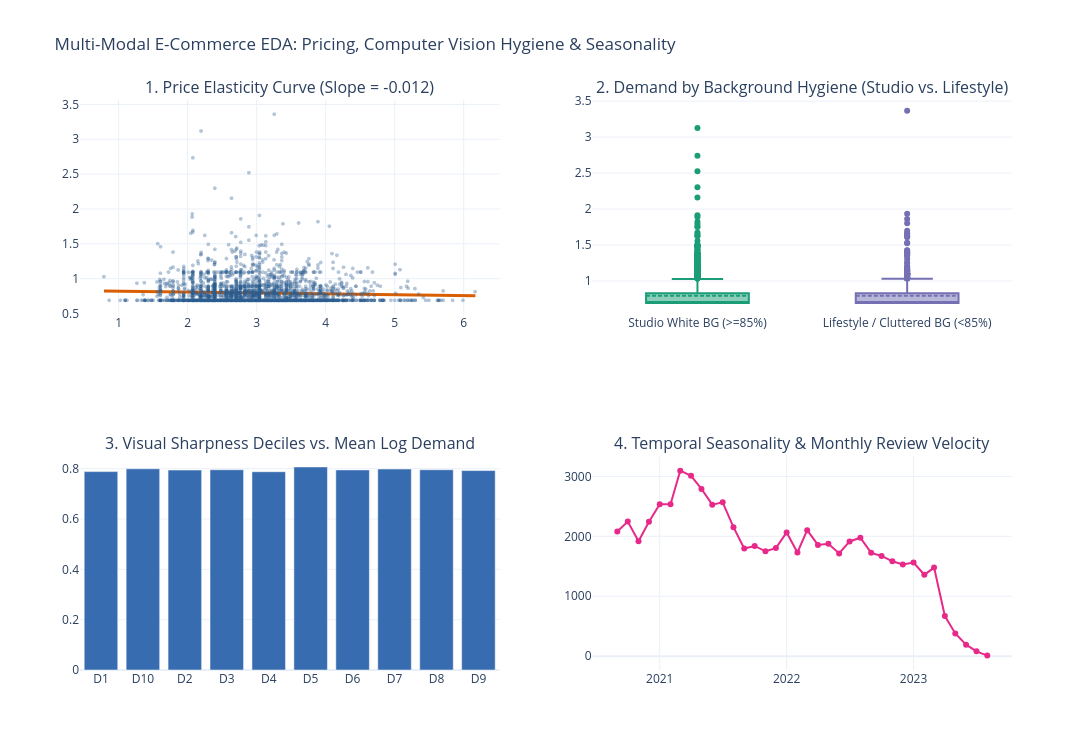

Notebook code cell kept with this figure:
### Code cell
import polars as pl
import numpy as np
from scipy import stats
import plotly.express as px
import plotly.graph_objects as go
from plotly.subplots import make_subplots

# -------------------------------------------------------------------------
# 1. Load & Merge the Zero-Disk Parquet Feature Store
# -------------------------------------------------------------------------
dim_prod = pl.read_parquet("data/processed/dim_products.parquet")
dim_img = pl.read_parquet("data/processed/dim_image_features.parquet")
fact_demand = pl.read_parquet("data/processed/fact_monthly_demand.parquet")

# Keep only products with VALID audited images and join with demand history
valid_img = dim_img.filter(pl.col("status") == "VALID").drop("vision_embedding")

# Product-level summary (aggregating mean forward demand per unique product)
product_summary = (
    fact_demand
    .group_by("parent_asin")
    .agg([
        pl.col("target_next_month_reviews").mean().alias("mean_monthly_demand"),
        pl.col("target_log_demand").mean().alias("mean_log_demand"),
        pl.col("rolling_3m_velocity").mean().alias("avg_historical_velocity"),
        pl.col("verified_ratio").mean().alias("avg_verified_ratio"),
        pl.len().alias("active_months")
    ])
    .join(dim_prod, on="parent_asin", how="inner")
    .join(valid_img, on="parent_asin", how="inner")
    .with_columns([
        pl.col("clean_price").log1p().alias("log_price"),
        pl.col("sharpness_score").log1p().alias("log_sharpness"),
        pl.when(pl.col("white_bg_ratio") >= 0.85)
          .then(pl.lit("Studio White BG (>=85%)"))
          .otherwise(pl.lit("Lifestyle / Cluttered BG (<85%)"))
          .alias("background_type")
    ])
)

print(f"Merged Analytical Dataset: {len(product_summary)} unique validated products.")

# -------------------------------------------------------------------------
# 2. Statistical Hypothesis Testing Suite
# -------------------------------------------------------------------------
df_np = product_summary.select([
    "log_price", "mean_log_demand", "sharpness_score", 
    "brightness_mean", "contrast_std", "white_bg_ratio",
    "is_duplicate_stock_photo", "bullet_count"
]).drop_nulls()

# Test 1: Price Elasticity via Log-Log OLS Regression
slope, intercept, r_val, p_val_price, std_err = stats.linregress(
    df_np["log_price"].to_numpy(),
    df_np["mean_log_demand"].to_numpy()
)

# Test 2: Spearman Rank Correlation (Image Sharpness vs. Demand)
rho_sharp, p_val_sharp = stats.spearmanr(
    df_np["sharpness_score"].to_numpy(),
    df_np["mean_log_demand"].to_numpy()
)

# Test 3: Mann-Whitney U Test (Studio White BG vs. Cluttered BG)
studio_demand = product_summary.filter(pl.col("white_bg_ratio") >= 0.85)["mean_log_demand"].to_numpy()
cluttered_demand = product_summary.filter(pl.col("white_bg_ratio") < 0.85)["mean_log_demand"].to_numpy()
u_stat, p_val_bg = stats.mannwhitneyu(studio_demand, cluttered_demand, alternative="two-sided")

# Test 4: Duplicate Stock Photo Impact (Unique vs. Re-used Supplier Photos)
unique_photo_demand = product_summary.filter(~pl.col("is_duplicate_stock_photo"))["mean_log_demand"].to_numpy()
dup_photo_demand = product_summary.filter(pl.col("is_duplicate_stock_photo"))["mean_log_demand"].to_numpy()
if len(dup_photo_demand) > 5:
    u_dup, p_val_dup = stats.mannwhitneyu(unique_photo_demand, dup_photo_demand, alternative="two-sided")
else:
    u_dup, p_val_dup = np.nan, np.nan

# Display Clean Statistical Report Table
hypothesis_report = pl.DataFrame({
    "Hypothesis / Metric": [
        "H1: Price Elasticity (Log-Price Slope)",
        "H2: Image Sharpness Rank Correlation (Spearman rho)",
        "H3: Studio White BG vs. Cluttered BG (Mann-Whitney U)",
        "H4: Unique Photo vs. Duplicate Stock Photo"
    ],
    "Effect Size / Statistic": [
        f"Elasticity = {slope:.4f}",
        f"rho = {rho_sharp:.4f}",
        f"Median Diff = {np.median(studio_demand) - np.median(cluttered_demand):.4f}",
        f"Dup Photo Count = {len(dup_photo_demand)}"
    ],
    "p-value": [
        f"{p_val_price:.4e}",
        f"{p_val_sharp:.4e}",
        f"{p_val_bg:.4e}",
        f"{p_val_dup:.4e}" if not np.isnan(p_val_dup) else "N/A (Too few duplicates)"
    ],
    "Analytical Conclusion": [
        "Significant negative elasticity" if (p_val_price < 0.05 and slope < 0) else "Inelastic / Noise",
        "Sharpness significantly correlates with demand" if p_val_sharp < 0.05 else "No monotonic link",
        "Background style significantly shifts demand" if p_val_bg < 0.05 else "No significant BG effect",
        "Seller photo duplication impacts demand" if (not np.isnan(p_val_dup) and p_val_dup < 0.05) else "No duplicate penalty"
    ]
})
print("\n=== Phase 2 Statistical Hypothesis Report ===")
print(hypothesis_report)

# -------------------------------------------------------------------------
# 3. Interactive Multi-Modal Diagnostic Dashboard (Plotly)
# -------------------------------------------------------------------------
sample_vis = product_summary.sample(n=min(3000, len(product_summary)), seed=42).to_pandas()

fig = make_subplots(
    rows=2, cols=2,
    subplot_titles=(
        f"1. Price Elasticity Curve (Slope = {slope:.3f})",
        "2. Demand by Background Hygiene (Studio vs. Lifestyle)",
        "3. Visual Sharpness Deciles vs. Mean Log Demand",
        "4. Temporal Seasonality & Monthly Review Velocity"
    )
)

# Panel 1: Log-Price vs Log-Demand with OLS Trendline
fig.add_trace(
    go.Scattergl(
        x=sample_vis["log_price"], y=sample_vis["mean_log_demand"],
        mode="markers", marker=dict(size=4, opacity=0.35, color="#2b5c8f"),
        name="Products"
    ),
    row=1, col=1
)
x_vals = np.linspace(sample_vis["log_price"].min(), sample_vis["log_price"].max(), 50)
fig.add_trace(
    go.Scatter(
        x=x_vals, y=intercept + slope * x_vals,
        mode="lines", line=dict(color="#d95f02", width=3),
        name="Elasticity Fit"
    ),
    row=1, col=1
)

# Panel 2: Box/Violin comparison of Studio White BG vs Cluttered BG
for bg_label, color in [("Studio White BG (>=85%)", "#1b9e77"), ("Lifestyle / Cluttered BG (<85%)", "#7570b3")]:
    sub = sample_vis[sample_vis["background_type"] == bg_label]
    fig.add_trace(
        go.Box(y=sub["mean_log_demand"], name=bg_label, marker_color=color, boxmean=True),
        row=1, col=2
    )

# Panel 3: Binned Sharpness Deciles vs Mean Demand
sharp_bins = (
    product_summary
    .with_columns(pl.col("log_sharpness").qcut(10, labels=[f"D{i}" for i in range(1, 11)], allow_duplicates=True).alias("sharpness_decile"))
    .group_by("sharpness_decile")
    .agg([
        pl.col("mean_log_demand").mean().alias("avg_demand"),
        pl.col("mean_log_demand").std().alias("std_demand"),
        pl.len().alias("n")
    ])
    .sort("sharpness_decile")
    .to_pandas()
)
fig.add_trace(
    go.Bar(
        x=sharp_bins["sharpness_decile"],
        y=sharp_bins["avg_demand"],
        marker_color="#386cb0",
        name="Mean Log Demand by Sharpness Decile"
    ),
    row=2, col=1
)

# Panel 4: Macro Monthly Demand Trend (Checking for seasonal spikes & split cutoff)
monthly_macro = (
    fact_demand
    .group_by("review_month")
    .agg(pl.col("monthly_review_count").sum().alias("total_category_reviews"))
    .sort("review_month")
    .tail(36) # Last 3 years
    .to_pandas()
)
fig.add_trace(
    go.Scatter(
        x=monthly_macro["review_month"],
        y=monthly_macro["total_category_reviews"],
        mode="lines+markers",
        line=dict(color="#e7298a", width=2),
        name="Monthly Category Volume"
    ),
    row=2, col=2
)

fig.update_layout(
    height=750, width=1100,
    title_text="Multi-Modal E-Commerce EDA: Pricing, Computer Vision Hygiene & Seasonality",
    showlegend=False,
    template="plotly_white"
)
fig.show()

### Figure 1 — Plotly figure (JSON) as saved in the notebook; plotly's stock layout.template omitted (floating-point values rounded to 4 significant figures; data arrays with more than 128 entries replaced by an {"elided": "..."} marker saying what was removed)
{"data": [{"marker": {"color": "#2b5c8f", "opacity": 0.35, "size": 4}, "mode": "markers", "name": "Products", "type": "scattergl", "x": {"elided": "3000 float values"}, "xaxis": "x", "y": {"elided": "3000 float values"}, "yaxis": "y"}, {"line": {"color": "#d95f02", "width": 3}, "mode": "lines", "name": "Elasticity Fit", "type": "scatter", "x": [0.7885, 0.8983, 1.008, 1.118, 1.228, 1.338, 1.447, 1.557, 1.667, 1.777, 1.887, 1.996, 2.106, 2.216, 2.326, 2.436, 2.546, 2.655, 2.765, 2.875, 2.985, 3.095, 3.205, 3.314, 3.424, 3.534, 3.644, 3.754, 3.863, 3.973, 4.083, 4.193, 4.303, 4.413, 4.522, 4.632, 4.742, 4.852, 4.962, 5.072, 5.181, 5.291, 5.401, 5.511, 5.621, 5.73, 5.84, 5.95, 6.06, 6.17], "xaxis": "x", "y": [0.8216, 0.8203, 0.819, 0.8176, 0.8163, 0.815, 0.8137, 0.8123, 0.811, 0.8097, 0.8083, 0.807, 0.8057, 0.8044, 0.803, 0.8017, 0.8004, 0.799, 0.7977, 0.7964, 0.7951, 0.7937, 0.7924, 0.7911, 0.7897, 0.7884, 0.7871, 0.7857, 0.7844, 0.7831, 0.7818, 0.7804, 0.7791, 0.7778, 0.7764, 0.7751, 0.7738, 0.7725, 0.7711, 0.7698, 0.7685, 0.7671, 0.7658, 0.7645, 0.7632, 0.7618, 0.7605, 0.7592, 0.7578, 0.7565], "yaxis": "y"}, {"boxmean": true, "marker": {"color": "#1b9e77"}, "name": "Studio White BG (>=85%)", "type": "box", "xaxis": "x2", "y": {"elided": "2173 float values"}, "yaxis": "y2"}, {"boxmean": true, "marker": {"color": "#7570b3"}, "name": "Lifestyle / Cluttered BG (<85%)", "type": "box", "xaxis": "x2", "y": {"elided": "827 float values"}, "yaxis": "y2"}, {"marker": {"color": "#386cb0"}, "name": "Mean Log Demand by Sharpness Decile", "type": "bar", "x": ["D1", "D10", "D2", "D3", "D4", "D5", "D6", "D7", "D8", "D9"], "xaxis": "x3", "y": [0.7884, 0.7995, 0.7946, 0.7959, 0.7879, 0.807, 0.7952, 0.7987, 0.7959, 0.7925], "yaxis": "y3"}, {"line": {"color": "#e7298a", "width": 2}, "mode": "lines+markers", "name": "Monthly Category Volume", "type": "scatter", "x": ["2020-09-01T00:00:00.000", "2020-10-01T00:00:00.000", "2020-11-01T00:00:00.000", "2020-12-01T00:00:00.000", "2021-01-01T00:00:00.000", "2021-02-01T00:00:00.000", "2021-03-01T00:00:00.000", "2021-04-01T00:00:00.000", "2021-05-01T00:00:00.000", "2021-06-01T00:00:00.000", "2021-07-01T00:00:00.000", "2021-08-01T00:00:00.000", "2021-09-01T00:00:00.000", "2021-10-01T00:00:00.000", "2021-11-01T00:00:00.000", "2021-12-01T00:00:00.000", "2022-01-01T00:00:00.000", "2022-02-01T00:00:00.000", "2022-03-01T00:00:00.000", "2022-04-01T00:00:00.000", "2022-05-01T00:00:00.000", "2022-06-01T00:00:00.000", "2022-07-01T00:00:00.000", "2022-08-01T00:00:00.000", "2022-09-01T00:00:00.000", "2022-10-01T00:00:00.000", "2022-11-01T00:00:00.000", "2022-12-01T00:00:00.000", "2023-01-01T00:00:00.000", "2023-02-01T00:00:00.000", "2023-03-01T00:00:00.000", "2023-04-01T00:00:00.000", "2023-05-01T00:00:00.000", "2023-06-01T00:00:00.000", "2023-07-01T00:00:00.000", "2023-08-01T00:00:00.000"], "xaxis": "x4", "y": [2079, 2246, 1919, 2243, 2536, 2534, 3095, 3009, 2791, 2528, 2567, 2153, 1796, 1839, 1750, 1803, 2064, 1730, 2102, 1856, 1874, 1714, 1914, 1976, 1724, 1672, 1583, 1531, 1563, 1358, 1478, 669, 379, 192, 80, 10], "yaxis": "y4"}], "layout": {"annotations": [{"font": {"size": 16}, "showarrow": false, "text": "1. Price Elasticity Curve (Slope = -0.012)", "x": 0.225, "xanchor": "center", "xref": "paper", "y": 1, "yanchor": "bottom", "yref": "paper"}, {"font": {"size": 16}, "showarrow": false, "text": "2. Demand by Background Hygiene (Studio vs. Lifestyle)", "x": 0.775, "xanchor": "center", "xref": "paper", "y": 1, "yanchor": "bottom", "yref": "paper"}, {"font": {"size": 16}, "showarrow": false, "text": "3. Visual Sharpness Deciles vs. Mean Log Demand", "x": 0.225, "xanchor": "center", "xref": "paper", "y": 0.375, "yanchor": "bottom", "yref": "paper"}, {"font": {"size": 16}, "showarrow": false, "text": "4. Temporal Seasonality & Monthly Review Velocity", "x": 0.775, "xanchor": "center", "xref": "paper", "y": 0.375, "yanchor": "bottom", "yref": "paper"}], "height": 750, "showlegend": false, "title": {"text": "Multi-Modal E-Commerce EDA: Pricing, Computer Vision Hygiene & Seasonality"}, "width": 1100, "xaxis": {"anchor": "y", "domain": [0, 0.45]}, "xaxis2": {"anchor": "y2", "domain": [0.55, 1]}, "xaxis3": {"anchor": "y3", "domain": [0, 0.45]}, "xaxis4": {"anchor": "y4", "domain": [0.55, 1]}, "yaxis": {"anchor": "x", "domain": [0.625, 1]}, "yaxis2": {"anchor": "x2", "domain": [0.625, 1]}, "yaxis3": {"anchor": "x3", "domain": [0, 0.375]}, "yaxis4": {"anchor": "x4", "domain": [0, 0.375]}}}
